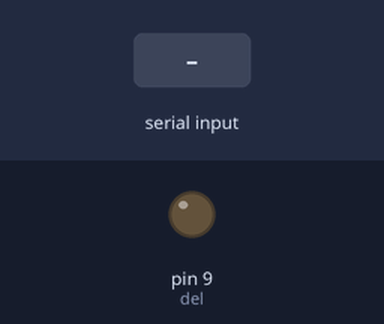
Bench run of a sketch on a simulated Arduino Uno, built with avr-gcc and run on an emulated ATmega328P. Parts: output pins drawn as LEDs (lit = HIGH). Inputs (shaded band) come from the test bench.

Above: at 1.2 s.
1.3 s: "on" received over Serial
At 3.0 s:
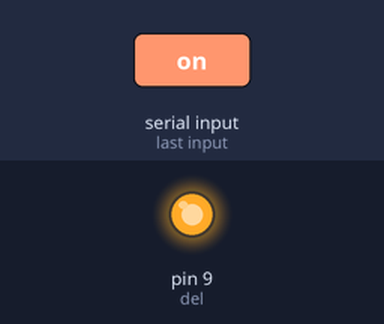
3.8 s: "off" received over Serial
At 6.0 s:
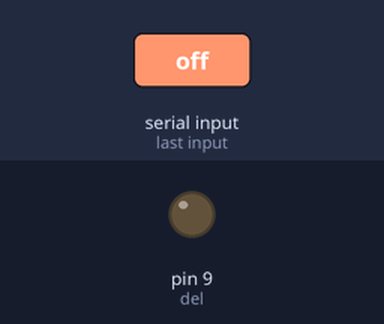
6.3 s: "ON" received over Serial
At 8.0 s:
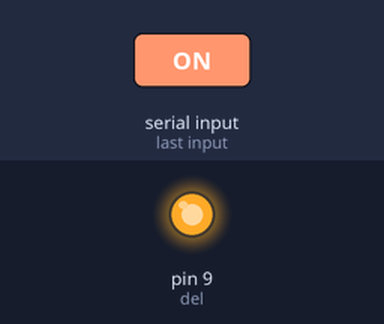
Timing chart, 0 to 9.5 s (numbered marks = the images above; inputs shaded):
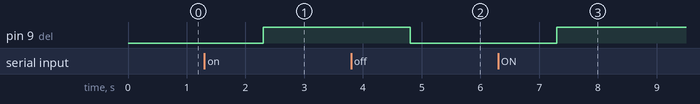

Measured:
- after the input at 1.3 s, pin 9 (del): LOW → HIGH after 1.0 s
- after the input at 3.8 s, pin 9 (del): HIGH → LOW after 1.0 s
- after the input at 6.3 s, pin 9 (del): LOW → HIGH after 1.0 s

The sketch:

scriptArduino.ino
```cpp
/**
*By Jeremy Duval
*Since 22/12/2016
*last update : 23/12/2016
*/
#define MAX_SIZE 100
const byte del = 9; //del's pin
char buff[100];
byte i;

void setup(){
 init_string();
 pinMode(del, OUTPUT);//del is an output pin (electricity : Arduino to Pin)
 digitalWrite(del, LOW);//init the del at out
 Serial.begin(9600); //begin of communication
}

void loop(){
   if (Serial.available() > 0){
    /*while((Serial.available() > 0)&&(i<MAX_SIZE)){ //while there is character avalaible and it lower than the size of the string
      delay(5);//wait 5ms : necessary for a good read and avoid bug
      buff[i] = Serial.read();
      i++;
    }
    delay(5);//security
    buff[i]='\0'; //end by the end of line character
    */
    Serial.readBytes(buff, MAX_SIZE);//read each byte in the buffer under a number of MAX_SIZE and save it in buff
    //Serial.print(buff);
    action();
    init_string();

  }
}

void init_string(){
 for(i=0;i<MAX_SIZE;i++){ //initialise the string at end of line character
  buff[i]='\0';
 }
}

void action(){
  if((strcmp(buff,"on")==0)||(strcmp(buff,"ON")==0)){
      digitalWrite(del, HIGH);
    }
  if((strcmp(buff,"off")==0)||(strcmp(buff,"OFF")==0)){
    digitalWrite(del, LOW);
  }
}
```
